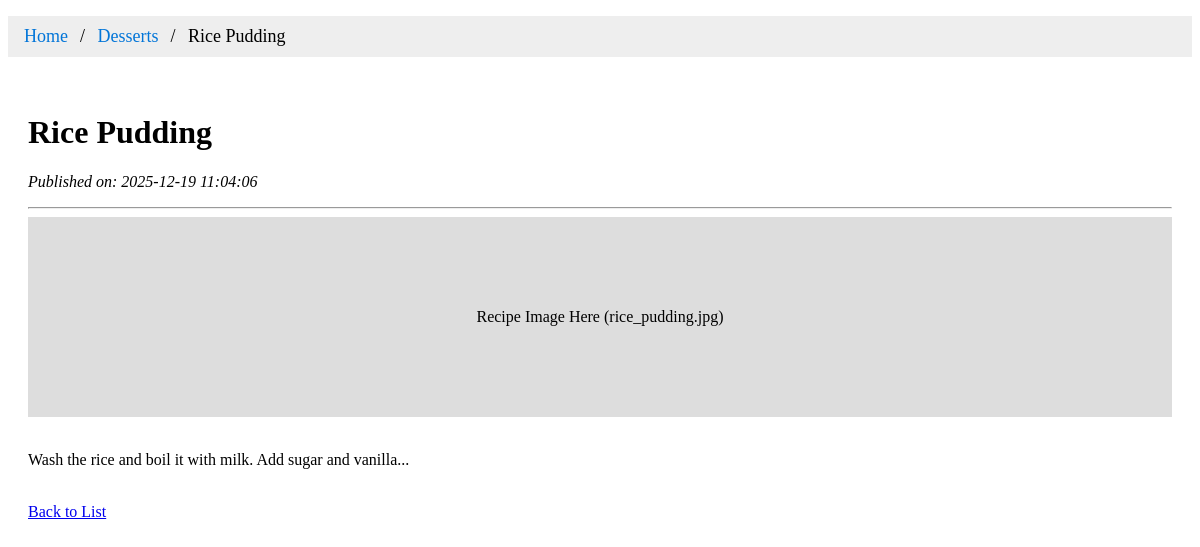
Screenshot of /detail.php?id=1 with the database file from the repository.
### tables this page shows
CREATE TABLE `recipes` (
  `id` int(11) NOT NULL,
  `title` varchar(255) NOT NULL,
  `category` varchar(100) NOT NULL,
  `content` text NOT NULL,
  `image_url` varchar(255) DEFAULT NULL,
  `created_at` datetime DEFAULT current_timestamp()
);

### detail.php (the view, shortened to what this page needs)
<?php include 'db.php'; ?>
<?php
if(isset($_GET['id'])){
    $id = $_GET['id'];
    $sql = "SELECT * FROM recipes WHERE id = $id";
    $result = mysqli_query($link, $sql);
    $row = mysqli_fetch_assoc($result);
} else {
    die("No ID specified.");
}
?>
<!DOCTYPE html>
<html lang="en">
<head>
</head>
<body>
    <ul class="breadcrumb">
      <li><a href="index.php">Home</a></li>
      <li><a href="index.php?category=<?php echo $row['category']; ?>"><?php echo $row['category']; ?></a></li>
      <li><?php echo $row['title']; ?></li>
    </ul>
    <div class="content">
        <h1><?php echo $row['title']; ?></h1>
        <p><i>Published on: <?php echo $row['created_at']; ?></i></p>
        <hr>
        <div style="background-color: #ddd; width: 100%; height: 200px; line-height: 200px; text-align: center;">
            Recipe Image Here (<?php echo $row['image_url']; ?>)
        </div>
        <br>
        <p><?php echo $row['content']; ?></p>
        <br>
        <a href="index.php">Back to List</a>
    </div>
</body>
</html>

### detail.php (style rules this page uses)
.breadcrumb { padding: 10px 16px; list-style: none; background-color: #eee; }
.breadcrumb li { display: inline; font-size: 18px; }
.breadcrumb li+li:before { padding: 8px; color: black; content: "/\00a0"; }
.breadcrumb a { color: #0275d8; text-decoration: none; }
.content { padding: 20px; }

### rows the page displays
recipes: category "Desserts", title "Rice Pudding", created_at "2025-12-19 11:04:06", image_url "rice_pudding.jpg", content "Wash the rice and boil it with milk. Add sugar and vanilla..."
